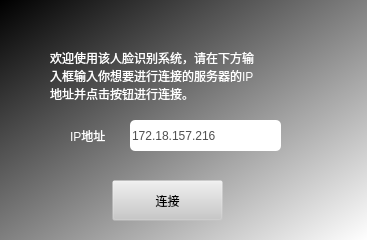
<?xml version="1.0" encoding="UTF-8"?>
<ui version="4.0">
 <class>FaceRecognizeClass</class>
 <widget class="QWidget" name="FaceRecognizeClass">
  <property name="geometry">
   <rect>
    <x>0</x>
    <y>0</y>
    <width>367</width>
    <height>240</height>
   </rect>
  </property>
  <property name="windowTitle">
   <string>FaceRecognize</string>
  </property>
  <property name="styleSheet">
   <string notr="true">background-color:qlineargradient(spread:pad, x1:0, y1:0, x2:1, y2:1, stop:0 rgba(0, 0, 0, 255), stop:1 rgba(255, 255, 255, 255))</string>
  </property>
  <widget class="QLabel" name="label_2">
   <property name="geometry">
    <rect>
     <x>50</x>
     <y>50</y>
     <width>261</width>
     <height>51</height>
    </rect>
   </property>
   <property name="sizeIncrement">
    <size>
     <width>0</width>
     <height>3</height>
    </size>
   </property>
   <property name="styleSheet">
    <string notr="true">color:rgb(255, 255, 255);
/*border:0.1em solid rgb(158, 149, 255);
border-radius:5px;*/
background-color: rgba(32, 125, 255,0);
</string>
   </property>
   <property name="lineWidth">
    <number>5</number>
   </property>
   <property name="text">
    <string>欢迎使用该人脸识别系统，请在下方输
入框输入你想要进行连接的服务器的IP
地址并点击按钮进行连接。</string>
   </property>
  </widget>
  <widget class="QPushButton" name="pushButton">
   <property name="geometry">
    <rect>
     <x>112</x>
     <y>180</y>
     <width>111</width>
     <height>41</height>
    </rect>
   </property>
   <property name="styleSheet">
    <string notr="true">color:rgb(0, 0, 0);
border:0.1em solid rgb(0, 0, 0);
/*
border-radius:5px;
*/
background-color: rgba(200, 200, 200,0);</string>
   </property>
   <property name="text">
    <string>连接</string>
   </property>
  </widget>
  <widget class="QLabel" name="label">
   <property name="geometry">
    <rect>
     <x>70</x>
     <y>120</y>
     <width>51</width>
     <height>31</height>
    </rect>
   </property>
   <property name="styleSheet">
    <string notr="true">color:rgb(255, 255, 255);
/*
border:0.1em solid rgb(158, 149, 255);
border-radius:5px;
*/
background-color: rgba(32, 125, 255,0);
</string>
   </property>
   <property name="text">
    <string>IP地址</string>
   </property>
  </widget>
  <widget class="QLineEdit" name="connectIP">
   <property name="geometry">
    <rect>
     <x>130</x>
     <y>120</y>
     <width>151</width>
     <height>31</height>
    </rect>
   </property>
   <property name="styleSheet">
    <string notr="true">color:rgb(79, 79, 79);
border:0.1em solid rgb(180, 180, 180);
border-radius:5px;
background-color:white;</string>
   </property>
   <property name="text">
    <string>172.18.157.216</string>
   </property>
  </widget>
 </widget>
 <layoutdefault spacing="6" margin="11"/>
 <resources>
  <include location="FaceRecognize.qrc"/>
 </resources>
 <connections>
  <connection>
   <sender>pushButton</sender>
   <signal>clicked()</signal>
   <receiver>FaceRecognizeClass</receiver>
   <slot>openlogin()</slot>
   <hints>
    <hint type="sourcelabel">
     <x>150</x>
     <y>175</y>
    </hint>
    <hint type="destinationlabel">
     <x>-66</x>
     <y>164</y>
    </hint>
   </hints>
  </connection>
 </connections>
 <slots>
  <slot>openlogin()</slot>
 </slots>
</ui>
